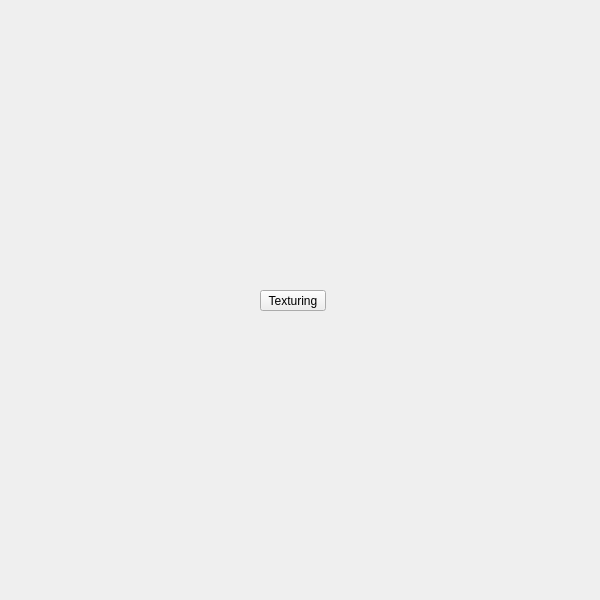
<?xml version="1.0" encoding="UTF-8"?>
<ui version="4.0">
 <class>QtUi</class>
 <widget class="QMainWindow" name="QtUi">
  <property name="enabled">
   <bool>true</bool>
  </property>
  <property name="geometry">
   <rect>
    <x>0</x>
    <y>0</y>
    <width>600</width>
    <height>600</height>
   </rect>
  </property>
  <property name="sizePolicy">
   <sizepolicy hsizetype="Ignored" vsizetype="Ignored">
    <horstretch>0</horstretch>
    <verstretch>0</verstretch>
   </sizepolicy>
  </property>
  <property name="minimumSize">
   <size>
    <width>0</width>
    <height>0</height>
   </size>
  </property>
  <property name="maximumSize">
   <size>
    <width>600</width>
    <height>600</height>
   </size>
  </property>
  <property name="cursor">
   <cursorShape>ArrowCursor</cursorShape>
  </property>
  <property name="toolButtonStyle">
   <enum>Qt::ToolButtonIconOnly</enum>
  </property>
  <property name="tabShape">
   <enum>QTabWidget::Triangular</enum>
  </property>
  <property name="dockNestingEnabled">
   <bool>true</bool>
  </property>
  <property name="dockOptions">
   <set>QMainWindow::AllowNestedDocks|QMainWindow::AllowTabbedDocks|QMainWindow::AnimatedDocks|QMainWindow::ForceTabbedDocks</set>
  </property>
  <widget class="QWidget" name="widget">
   <property name="sizePolicy">
    <sizepolicy hsizetype="Ignored" vsizetype="Ignored">
     <horstretch>0</horstretch>
     <verstretch>0</verstretch>
    </sizepolicy>
   </property>
   <widget class="QPushButton" name="i053">
    <property name="geometry">
     <rect>
      <x>260</x>
      <y>290</y>
      <width>66</width>
      <height>21</height>
     </rect>
    </property>
    <property name="minimumSize">
     <size>
      <width>0</width>
      <height>21</height>
     </size>
    </property>
    <property name="maximumSize">
     <size>
      <width>66</width>
      <height>21</height>
     </size>
    </property>
    <property name="accessibleName">
     <string>texturing</string>
    </property>
    <property name="text">
     <string>Texturing</string>
    </property>
   </widget>
  </widget>
 </widget>
 <resources/>
 <connections/>
 <designerdata>
  <property name="gridDeltaX">
   <number>5</number>
  </property>
  <property name="gridDeltaY">
   <number>10</number>
  </property>
  <property name="gridSnapX">
   <bool>true</bool>
  </property>
  <property name="gridSnapY">
   <bool>true</bool>
  </property>
  <property name="gridVisible">
   <bool>true</bool>
  </property>
 </designerdata>
</ui>
